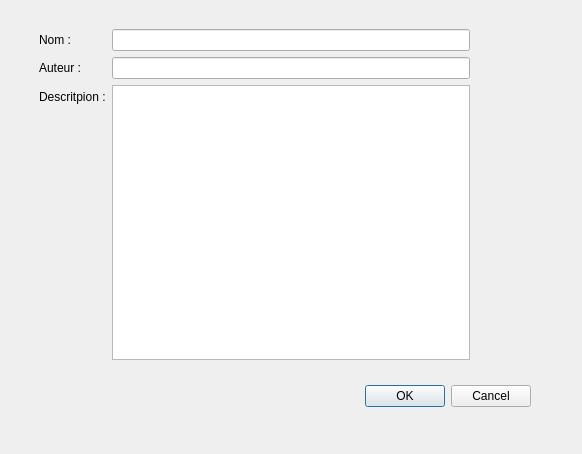
<?xml version="1.0" encoding="UTF-8"?>
<ui version="4.0">
 <class>informations</class>
 <widget class="QDialog" name="informations">
  <property name="geometry">
   <rect>
    <x>0</x>
    <y>0</y>
    <width>582</width>
    <height>454</height>
   </rect>
  </property>
  <property name="windowTitle">
   <string>Dialog</string>
  </property>
  <widget class="QDialogButtonBox" name="buttonBox">
   <property name="geometry">
    <rect>
     <x>190</x>
     <y>380</y>
     <width>341</width>
     <height>32</height>
    </rect>
   </property>
   <property name="orientation">
    <enum>Qt::Horizontal</enum>
   </property>
   <property name="standardButtons">
    <set>QDialogButtonBox::Cancel|QDialogButtonBox::Ok</set>
   </property>
  </widget>
  <widget class="QWidget" name="formLayoutWidget">
   <property name="geometry">
    <rect>
     <x>39</x>
     <y>29</y>
     <width>431</width>
     <height>331</height>
    </rect>
   </property>
   <layout class="QFormLayout" name="formLayout">
    <item row="0" column="0">
     <widget class="QLabel" name="label">
      <property name="text">
       <string>Nom :</string>
      </property>
     </widget>
    </item>
    <item row="0" column="1">
     <widget class="QLineEdit" name="lineEdit"/>
    </item>
    <item row="1" column="0">
     <widget class="QLabel" name="label_2">
      <property name="text">
       <string>Auteur :</string>
      </property>
     </widget>
    </item>
    <item row="1" column="1">
     <widget class="QLineEdit" name="lineEdit_2"/>
    </item>
    <item row="2" column="1">
     <widget class="QTextEdit" name="textEdit"/>
    </item>
    <item row="2" column="0">
     <widget class="QLabel" name="label_3">
      <property name="text">
       <string>Descritpion :</string>
      </property>
     </widget>
    </item>
   </layout>
  </widget>
 </widget>
 <resources/>
 <connections>
  <connection>
   <sender>buttonBox</sender>
   <signal>accepted()</signal>
   <receiver>informations</receiver>
   <slot>accept()</slot>
   <hints>
    <hint type="sourcelabel">
     <x>248</x>
     <y>254</y>
    </hint>
    <hint type="destinationlabel">
     <x>157</x>
     <y>274</y>
    </hint>
   </hints>
  </connection>
  <connection>
   <sender>buttonBox</sender>
   <signal>rejected()</signal>
   <receiver>informations</receiver>
   <slot>reject()</slot>
   <hints>
    <hint type="sourcelabel">
     <x>316</x>
     <y>260</y>
    </hint>
    <hint type="destinationlabel">
     <x>286</x>
     <y>274</y>
    </hint>
   </hints>
  </connection>
 </connections>
</ui>
